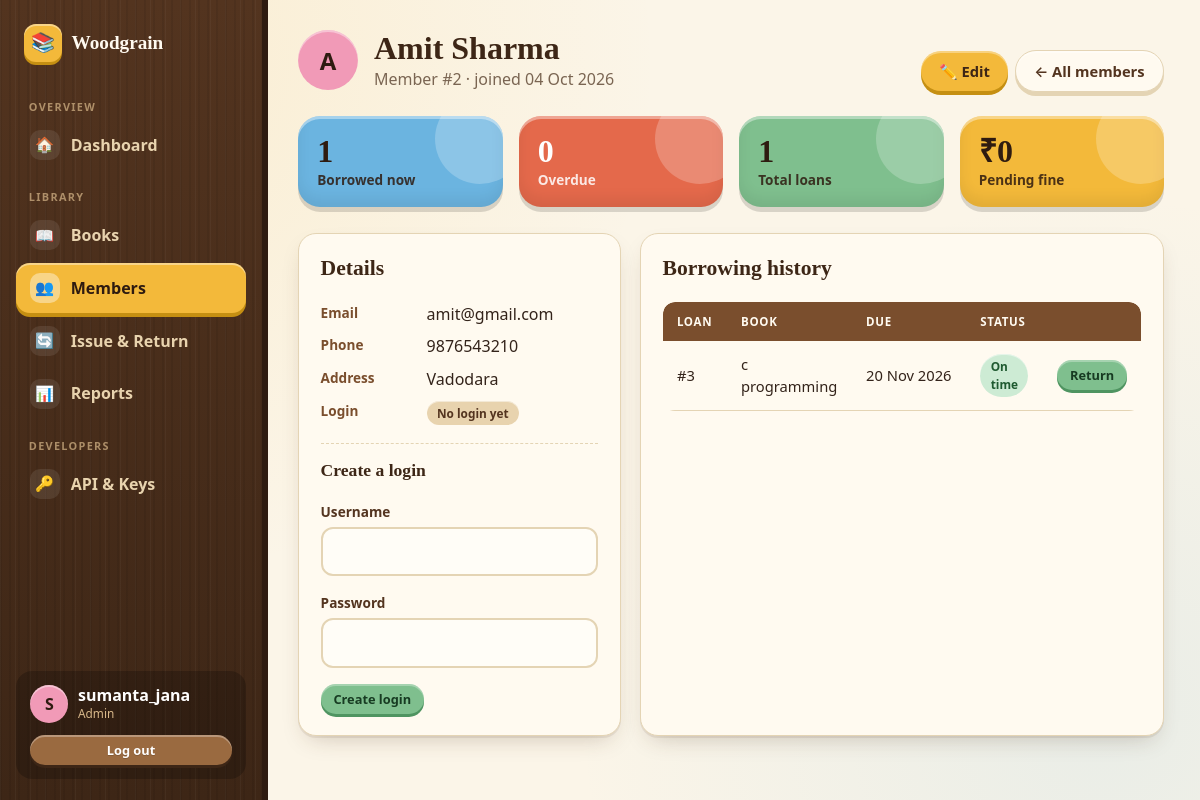
/admin/members/2 (signed in), run on the app's committed database.
### tables this page shows
CREATE TABLE users (
                user_id       INTEGER PRIMARY KEY AUTOINCREMENT,
                username      TEXT NOT NULL UNIQUE,
                password_hash TEXT NOT NULL,
                role          TEXT NOT NULL
                              CHECK (role IN ('Admin', 'Member')),
                member_id     INTEGER,
                created_at    TEXT NOT NULL,
                FOREIGN KEY (member_id)
                    REFERENCES members(member_id)
            );

CREATE TABLE members (
                member_id INTEGER PRIMARY KEY AUTOINCREMENT,
                name      TEXT NOT NULL,
                email     TEXT UNIQUE,
                phone     TEXT,
                address   TEXT,
                join_date TEXT
            );

CREATE TABLE loans (
                loan_id     INTEGER PRIMARY KEY AUTOINCREMENT,
                book_id     INTEGER NOT NULL,
                member_id   INTEGER NOT NULL,
                issue_date  TEXT NOT NULL,
                due_date    TEXT NOT NULL,
                return_date TEXT,
                fine_amount REAL DEFAULT 0,
                status      TEXT NOT NULL, renewals INTEGER NOT NULL DEFAULT 0,
                FOREIGN KEY (book_id)   REFERENCES books(book_id),
                FOREIGN KEY (member_id) REFERENCES members(member_id)
            );

### app.py (the view)
@app.route("/admin/members/<int:member_id>")
@admin_required
def member_detail(member_id):
    member = webdata.get_member(member_id)
    if member is None:
        abort(404)
    return render_template(
        "admin/member_detail.html", member=member,
        summary=webdata.member_summary(member_id),
        loans=webdata.list_loans("all", member_id=member_id, per_page=50)["items"])

### app.py (called while the page is built)
def csrf_token():
    if "_csrf" not in session:
        session["_csrf"] = secrets.token_hex(16)
    return session["_csrf"]

@app.before_request
def check_csrf():
    if request.method in ("POST", "PUT", "PATCH", "DELETE") \
            and not request.path.startswith("/api/"):
        sent = request.form.get("csrf_token") or request.headers.get("X-CSRFToken", "")
        expected = session.get("_csrf", "")
        if not expected or not hmac.compare_digest(sent, expected):
            abort(400, description="csrf")

@app.before_request
def load_logged_in_user():
    g.user = None
    user_id = session.get("user_id")
    if user_id is not None:
        g.user = authentication.get_user_by_id(user_id)
        if g.user is None:
            session.clear()

@app.context_processor
def inject_globals():
    return {
        "current_user": g.get("user"),
        "LOAN_DAYS": webdata.LOAN_DAYS,
        "FINE_PER_DAY": webdata.FINE_PER_DAY,
        "MAX_RENEWALS": webdata.MAX_RENEWALS,
        "RENEW_DAYS": webdata.RENEW_DAYS,
        "today": webdata.today_text(),
    }

@app.template_filter("inr")
def inr_filter(value):
    try:
        number = float(value or 0)
    except (TypeError, ValueError):
        number = 0
    return f"₹{number:,.0f}" if number == int(number) else f"₹{number:,.2f}"

@app.template_filter("nice_date")
def nice_date_filter(value):
    from datetime import datetime
    try:
        return datetime.strptime(value, "%Y-%m-%d").strftime("%d %b %Y")
    except (TypeError, ValueError):
        return value or "—"

@app.after_request
def add_security_headers(response):
    response.headers["X-Content-Type-Options"] = "nosniff"
    response.headers["X-Frame-Options"] = "DENY"
    response.headers["Referrer-Policy"] = "same-origin"
    if not request.path.startswith("/static/"):
        response.headers["Cache-Control"] = "no-store"
    return response

def role_required(role):
    def decorator(view):
        @wraps(view)
        def wrapped(*args, **kwargs):
            if g.user is None:
                flash("Please log in first.", "warning")
                return redirect(url_for("login", next=request.path))
            if g.user["role"] != role:
                abort(403)
            return view(*args, **kwargs)
        return wrapped
    return decorator

### database.py (called while the page is built)
def close_connection(connection):
    if connection is not None:
        connection.close()

### webdata.py (called while the page is built)
def query_one(sql, params=()):
    rows = query(sql, params)
    return rows[0] if rows else None

### templates/admin/member_detail.html (shortened to what this page needs)
{% extends "shell.html" %}
{% from "partials/_macros.html" import csrf, loan_status, empty %}
{% block content %}
<div class="page-head"><div style="display:flex;gap:1rem;align-items:center"><div class="avatar" style="width:60px;height:60px;font-size:1.5rem">{{ member.name[:1]|upper }}</div><div><h1>{{ member.name }}</h1><p>Member #{{ member.member_id }} · joined {{ member.join_date|nice_date }}</p></div></div>
  <div class="actions"><a class="btn btn-yellow" href="{{ url_for('edit_member', member_id=member.member_id) }}">✏️ Edit</a><a class="btn btn-ghost" href="{{ url_for('manage_members') }}">← All members</a></div></div>
<section class="stats">
  <div class="stat c-blue"><div class="num">{{ summary.borrowed }}</div><div class="lbl">Borrowed now</div></div>
  <div class="stat c-red"><div class="num">{{ summary.overdue }}</div><div class="lbl">Overdue</div></div>
  <div class="stat c-green"><div class="num">{{ summary.total_read }}</div><div class="lbl">Total loans</div></div>
  <div class="stat c-yellow"><div class="num">{{ summary.pending_fine|inr }}</div><div class="lbl">Pending fine</div></div>
</section>
<div class="two-col" style="grid-template-columns:1fr 1.4fr">
  <div class="card"><h2 class="mb">Details</h2>
    <dl class="kv" style="grid-template-columns:90px 1fr"><dt>Email</dt><dd>{{ member.email or '—' }}</dd><dt>Phone</dt><dd>{{ member.phone or '—' }}</dd><dt>Address</dt><dd>{{ member.address or '—' }}</dd><dt>Login</dt><dd>{% if member.username %}<span class="badge green">{{ member.username }}</span>{% else %}<span class="badge">No login yet</span>{% endif %}</dd></dl>
    {% if not member.username and member.email %}
    <hr style="border:0;border-top:1px dashed var(--line);margin:1rem 0">
    <h3 class="mb">Create a login</h3>
    <form method="post" action="{{ url_for('create_member_login', member_id=member.member_id) }}">{{ csrf() }}
      <div class="field"><label>Username</label><input name="username" type="text" required></div>
      <div class="field"><label>Password</label><input name="password" type="password" required minlength="6"></div>
      <button class="btn btn-green btn-sm" type="submit">Create login</button></form>
    {% endif %}
  </div>
  <div class="card"><h2 class="mb">Borrowing history</h2>
    {% if loans %}<div class="table-wrap"><table><thead><tr><th>Loan</th><th>Book</th><th>Due</th><th>Status</th><th></th></tr></thead><tbody>
    {% for l in loans %}<tr class="{{ 'row-overdue' if l.is_overdue }}"><td>#{{ l.loan_id }}</td><td class="title">{{ l.title }}</td><td class="nowrap">{{ l.due_date|nice_date }}</td><td>{{ loan_status(l) }}</td>
      <td>{% if l.is_active %}<form method="post" action="{{ url_for('return_loan', loan_id=l.loan_id) }}">{{ csrf() }}<button class="btn btn-green btn-sm" type="submit">Return</button></form>{% endif %}</td></tr>{% endfor %}
    </tbody></table></div>{% else %}{{ empty('📭','This member has not borrowed anything yet.') }}{% endif %}</div>
</div>
{% endblock %}

### templates/shell.html (shortened to what this page needs)
{% extends "base.html" %}
{% set admin = current_user.role == 'Admin' %}
{% macro link(endpoint, icon, label, match=None) %}
  {% set on = request.endpoint in (match or [endpoint]) %}
  <a class="side-link {{ 'active' if on }}" href="{{ url_for(endpoint) }}"><span class="i">{{ icon }}</span>{{ label }}</a>
{% endmacro %}
{% block body %}
<div class="shell" id="shell">
  <aside class="sidebar wood">
    <a href="{{ url_for('index') }}" class="brand"><span class="logo">📚</span> Woodgrain</a>
    {% if admin %}
      <div class="side-label">Overview</div>
      {{ link('admin_dashboard', '🏠', 'Dashboard') }}
      <div class="side-label">Library</div>
      {{ link('manage_books', '📖', 'Books', ['manage_books','add_book','edit_book']) }}
      {{ link('manage_members', '👥', 'Members', ['manage_members','add_member','edit_member','member_detail']) }}
      {{ link('manage_loans', '🔄', 'Issue & Return') }}
      {{ link('reports_page', '📊', 'Reports') }}
      <div class="side-label">Developers</div>
      {{ link('api_page', '🔑', 'API & Keys') }}
    {% else %}
      <div class="side-label">My library</div>
      {{ link('member_dashboard', '🏠', 'My Dashboard') }}
      {{ link('catalog', '📖', 'Browse Books', ['catalog','book_detail']) }}
      {{ link('member_profile', '👤', 'My Profile') }}
    {% endif %}
    <div class="side-user">
      <div class="who"><div class="avatar">{{ current_user.username[:1]|upper }}</div>
        <div><div class="nm">{{ current_user.username }}</div><div class="rl">{{ current_user.role }}</div></div></div>
      <form method="post" action="{{ url_for('logout') }}"><input type="hidden" name="csrf_token" value="{{ csrf_token() }}"><button class="btn btn-wood btn-sm btn-block" type="submit">Log out</button></form>
    </div>
  </aside>
  <main class="content">
    {% block content %}{% endblock %}
  </main>
</div>
{% endblock %}

### templates/partials/_macros.html (shortened to what this page needs)
{% macro loan_status(loan) %}
  {% if not loan.is_active %}<span class="badge blue">Returned</span>
  {% elif loan.is_overdue %}<span class="badge red">{{ loan.overdue_days }}d overdue</span>
  {% elif loan.days_left is not none and loan.days_left <= 3 %}<span class="badge yellow">Due in {{ loan.days_left }}d</span>
  {% else %}<span class="badge green">On time</span>{% endif %}
{% endmacro %}

### data on the page
users: username "S", username "sumanta_jana", role "Admin"
members: name "A", name "Amit Sharma", member_id "2", join_date|nice_date "04 Oct 2026", email "amit@gmail.com", phone "9876543210", address "Vadodara"
loans: loan_id "3", title "c programming", due_date|nice_date "20 Nov 2026"

### other printed values
{{ icon }} "🏠 📖 👥 🔄 📊 🔑"
{{ label }} "Dashboard Books Members Issue & Return Reports API & Keys"
{{ summary.borrowed }} "1"
{{ summary.overdue }} "0"
{{ summary.total_read }} "1"
{{ summary.pending_fine|inr }} "₹0"
